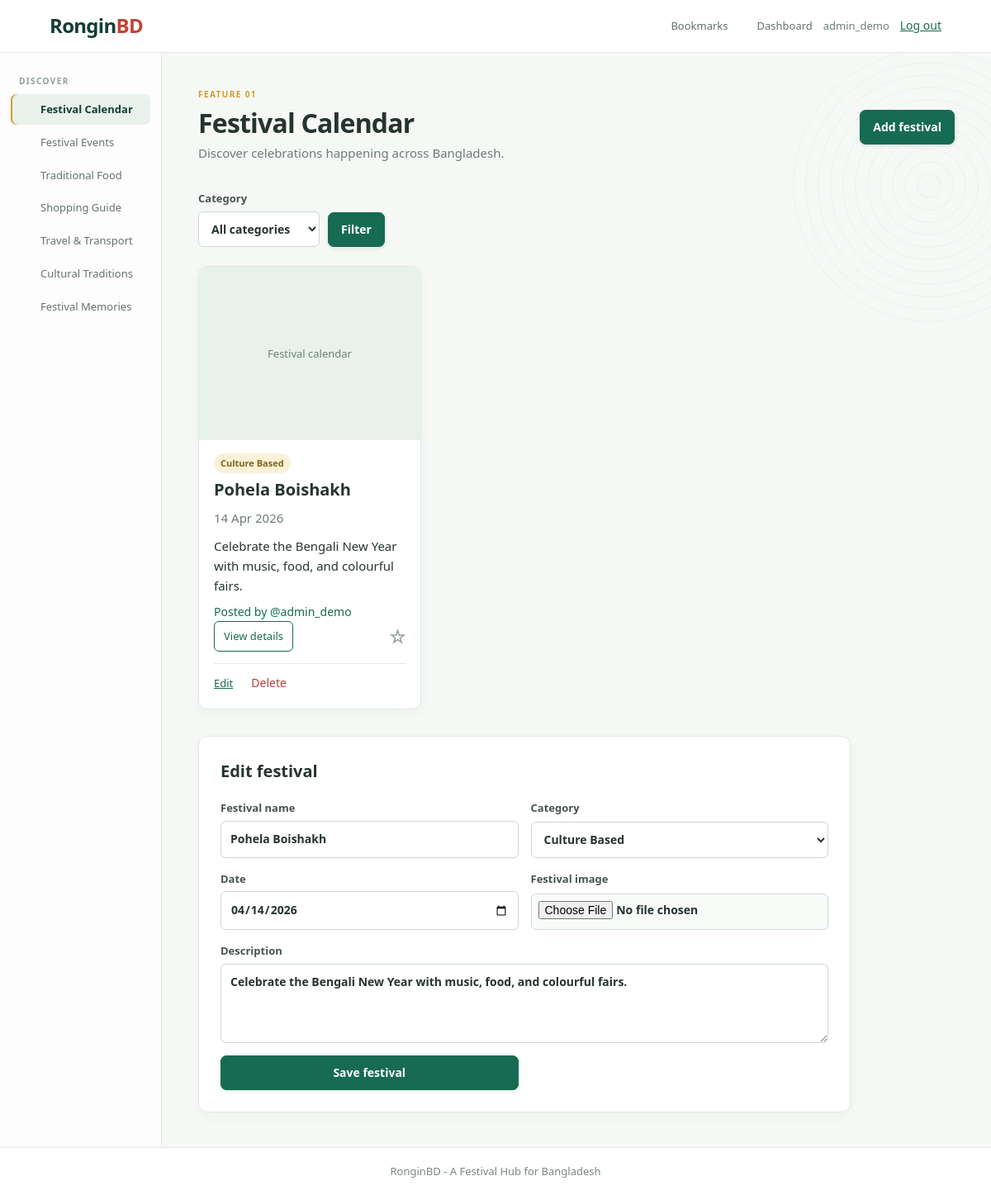
The page /pages/festivals.php?edit=1 (signed in) on the database its author committed.
### tables this page shows
CREATE TABLE Festival (
    Festival_ID INT AUTO_INCREMENT PRIMARY KEY, Name VARCHAR(120) NOT NULL, Category VARCHAR(50) NOT NULL,
    Date DATE NOT NULL, Image VARCHAR(255) NULL, Description TEXT NOT NULL, AdminUser_ID VARCHAR(50) NOT NULL,
    FOREIGN KEY (AdminUser_ID) REFERENCES Admin(User_ID)
);

### auth/auth_check.php (called while the page is built, shortened)
<?php
$is_admin = isset($_SESSION['role']) && $_SESSION['role'] === 'Admin';
?>

### pages/festivals.php (the view, shortened to what this page needs)
<?php
require_once '../auth/auth_check.php';
require_once '../config/connect.php';
require_once '../includes/social_helpers.php';
$edit     = null;
$category = $_GET['category'] ?? '';
if (isset($_GET['edit']) && $is_admin) {
    $id = (int)$_GET['edit'];
    $s  = mysqli_prepare($connection, 'SELECT * FROM Festival WHERE Festival_ID=? AND AdminUser_ID=?');
    mysqli_stmt_bind_param($s, 'is', $id, $_SESSION['user_id']);
    mysqli_stmt_execute($s);
    $edit = mysqli_fetch_assoc(mysqli_stmt_get_result($s));
}
if ($category) {
    $s = mysqli_prepare($connection, 'SELECT * FROM Festival WHERE Category=? ORDER BY Date');
    mysqli_stmt_bind_param($s, 's', $category);
    mysqli_stmt_execute($s);
    $festivals = mysqli_stmt_get_result($s);
} else {
    $festivals = mysqli_query($connection, 'SELECT * FROM Festival ORDER BY Date');
}
require_once '../includes/header.php';
?>
<div class="page-heading">
    <div>
        <p class="eyebrow">FEATURE 01</p>
        <h1>Festival Calendar</h1>
        <p>Discover celebrations happening across Bangladesh.</p>
    </div>
    <?php if ($is_admin): ?>
        <a class="button" href="#festival-form">Add festival</a>
    <?php endif; ?>
</div>
<form class="filter" method="get">
    <label>Category
        <select name="category">
            <option value="">All categories</option>
        </select>
    </label>
    <button>Filter</button>
</form>
<section class="cards">
    <?php while ($festival = mysqli_fetch_assoc($festivals)): ?>
        <article class="card">
            <?php if ($festival['Image']): ?>
                <img src="<?=htmlspecialchars($festival['Image'])?>" alt="<?=htmlspecialchars($festival['Name'])?>">
            <?php else: ?>
                <div class="card-cover">Festival calendar</div>
            <?php endif; ?>
            <span class="tag"><?=htmlspecialchars($festival['Category'])?></span>
            <h2><?=htmlspecialchars($festival['Name'])?></h2>
            <p class="date"><?=date('d M Y', strtotime($festival['Date']))?></p>
            <p><?=htmlspecialchars(strlen($festival['Description']) > 125 ? substr($festival['Description'], 0, 125).'...' : $festival['Description'])?></p>
            <?php creator_button($connection, $_SESSION['user_id'], $festival['AdminUser_ID']); ?>
            <div class="card-footer">
                <a class="details-link" href="festival_details.php?id=<?=$festival['Festival_ID']?>">View details</a>
                <?php bookmark_button($connection, $_SESSION['user_id'], 'Festival', $festival['Festival_ID'], '/RonginBD/pages/festivals.php'); ?>
            </div>
            <?php if ($is_admin && $festival['AdminUser_ID'] === $_SESSION['user_id']): ?>
                <div class="owner-actions">
                    <a href="?edit=<?=$festival['Festival_ID']?>#festival-form">Edit</a>
                    <form method="post" action="../actions/festival_action.php">
                        <button class="link danger" data-confirm="Are you sure?">Delete</button>
                    </form>
                </div>
            <?php endif; ?>
        </article>
    <?php endwhile; ?>
</section>
<?php if ($is_admin): ?>
    <section id="festival-form" class="form-panel">
        <h2><?=$edit ? 'Edit festival' : 'Add a festival'?></h2>
        <form method="post" action="../actions/festival_action.php" enctype="multipart/form-data">
            <label>Festival name
                <input name="name" value="<?=htmlspecialchars($edit['Name'] ?? '')?>" required>
            </label>
            <label>Category
                <select name="category">
                    <?php foreach (['Religion Based', 'Culture Based', 'Community'] as $c): ?>
                        <option value="<?=$c?>" <?=($edit['Category'] ?? '') === $c ? 'selected' : ''?>><?=$c?></option>
                    <?php endforeach; ?>
                </select>
            </label>
            <label>Date
                <input type="date" name="date" value="<?=$edit['Date'] ?? ''?>" required>
            </label>
            <label>Festival image
                <input type="file" name="image_file" accept="image/jpeg,image/png,image/webp">
            </label>
            <label>Description
                <textarea name="description" required><?=htmlspecialchars($edit['Description'] ?? '')?></textarea>
            </label>
            <button>Save festival</button>
        </form>
    </section>
<?php endif; ?>
<?php require_once '../includes/footer.php'; ?>

### includes/social_helpers.php (shortened to what this page needs)
<?php
function user_follows($connection, $follower_id, $following_id) {
    if ($follower_id === $following_id) return false;
    $stmt = mysqli_prepare($connection, 'SELECT 1 FROM User_Follow WHERE Follower_ID=? AND Following_ID=?');
    mysqli_stmt_bind_param($stmt, 'ss', $follower_id, $following_id);
    mysqli_stmt_execute($stmt);
    return mysqli_num_rows(mysqli_stmt_get_result($stmt)) > 0;
}
function is_bookmarked($connection, $user_id, $item_type, $item_id) {
    $stmt = mysqli_prepare($connection, 'SELECT 1 FROM Bookmark WHERE User_ID=? AND ItemType=? AND ItemID=?');
    mysqli_stmt_bind_param($stmt, 'ssi', $user_id, $item_type, $item_id);
    mysqli_stmt_execute($stmt);
    return mysqli_num_rows(mysqli_stmt_get_result($stmt)) > 0;
}
function bookmark_button($connection, $user_id, $item_type, $item_id, $return_page) {
    $saved = is_bookmarked($connection, $user_id, $item_type, $item_id);
    ?>
    <form class="bookmark-form" method="post" action="../actions/bookmark_action.php">
        <button class="star <?= $saved ? 'is-saved' : '' ?>" type="submit" title="<?= $saved ? 'Remove bookmark' : 'Save bookmark' ?>" aria-label="<?= $saved ? 'Remove bookmark' : 'Save bookmark' ?>"><?= $saved ? '★' : '☆' ?></button>
    </form>
    <?php
}
function creator_button($connection, $current_user, $creator) {
    $following = user_follows($connection, $current_user, $creator) ? '1' : '0';
    ?><button type="button" class="creator user-trigger" data-user="<?= htmlspecialchars($creator) ?>" data-following="<?= $following ?>">Posted by @<?= htmlspecialchars($creator) ?></button><?php
}
?>

### assets/css/style.css (style rules this page uses)
:root { --green:#176b52;--deep:#123d32;--red:#c64035;--gold:#d59c27;--ink:#25352e;--muted:#6e7d76;--soft:#f6f8f6;--line:#e1e9e3;--card:#fff }
* { box-sizing:border-box }
body { margin:0;background:var(--soft);color:var(--ink);font:15px/1.6 "Segoe UI",Arial,sans-serif }
body:before { content:"";position:fixed;right:-90px;top:60px;width:330px;height:330px;pointer-events:none;opacity:.035;background:repeating-radial-gradient(circle,transparent 0 13px,var(--green) 14px 15px);border-radius:50%;z-index:-1 }
a { color:var(--green);font-weight:500 }
.menu-label,.eyebrow { margin:0 0 8px;padding:0 10px;font-size:10px;letter-spacing:1.4px;font-weight:650;color:#91a098 }
.eyebrow { padding:0;color:var(--gold) }
.page-heading { display:flex;justify-content:space-between;align-items:center;gap:20px;margin-bottom:28px }
.page-heading h1 { margin:1px 0;font-size:32px;line-height:1.2;letter-spacing:-.8px;font-weight:650 }
.page-heading p:not(.eyebrow) { margin:5px 0;color:var(--muted) }
.button,button { border:1px solid var(--green);background:var(--green);color:#fff;padding:9px 15px;border-radius:7px;font:inherit;font-size:14px;font-weight:600;cursor:pointer;text-decoration:none;box-shadow:0 2px 4px #176b5220;transition:background .15s,transform .15s }
.cards { display:grid;grid-template-columns:repeat(auto-fit,minmax(250px,1fr));gap:16px }
.card,.form-panel,.stats div,.content-detail { background:var(--card);border:1px solid var(--line);border-radius:11px;padding:20px;box-shadow:0 5px 16px #183b2a09 }
.card h2 { margin:7px 0 4px;font-size:20px;line-height:1.3;font-weight:650 }
.card p { margin:5px 0 }
.tag { display:inline-block;background:#faf1d8;color:#81631c;padding:3px 8px;border-radius:20px;font-size:11px;font-weight:600 }
.date,small,.muted { color:var(--muted) }
.details-link { display:inline-block;margin-top:12px;font-size:13px }
.form-panel { max-width:790px;margin-top:32px;padding:26px }
.form-panel h2 { margin:0 0 18px;font-size:20px;font-weight:650 }
.form-panel form { display:grid;grid-template-columns:1fr 1fr;gap:15px }
.form-panel label:last-of-type,.form-panel textarea,.access-select { grid-column:1/-1 }
label { display:grid;gap:5px;font-size:13px;font-weight:600;color:#46544e }
input,textarea,select { width:100%;padding:10px 11px;border:1px solid #ccd8d0;border-radius:6px;font:inherit;font-size:14px;color:var(--ink);background:#fff;outline:none }
input[type=file] { padding:8px;background:#f9fbf9 }
textarea { min-height:96px;resize:vertical }
.link { border:0;background:none;color:var(--green);box-shadow:none;padding:2px;margin-left:10px;font-weight:500 }
.danger { color:#b83d38 }
.filter { display:flex;align-items:end;gap:10px;margin-bottom:23px }

### assets/css/week2.css (style rules this page uses)
.cards { grid-template-columns:repeat(auto-fit,minmax(220px,270px));justify-content:start }
.card { padding:0;overflow:hidden;display:flex;flex-direction:column }
.card>img,.card-cover { width:100%;height:210px;object-fit:cover;border-radius:0;background:#e9f1ec }
.card-cover { display:grid;place-items:center;color:#708078;font-size:13px }
.card>*:not(img):not(.card-cover) { margin-left:18px;margin-right:18px }
.card .tag { align-self:flex-start;margin-top:16px }
.card .details-link { margin-top:auto;margin-bottom:18px }
.creator { border:0;background:none;color:var(--green);box-shadow:none;padding:0;font-weight:500;text-align:left }
.bookmark-form { margin:0 18px 16px!important }
.star { background:none;color:var(--gold);border:0;box-shadow:none;font-size:22px;padding:0 }

### assets/css/final-fixes.css (style rules this page uses)
.card { min-height:440px }
.card .creator { margin-top:4px;color:var(--green) }
.card-footer { display:flex;align-items:center;justify-content:space-between;gap:12px;margin-top:auto!important;margin-bottom:14px!important }
.card-footer .details-link { margin:0!important;padding:7px 11px;border:1px solid var(--green);border-radius:6px;text-decoration:none;font-size:13px }
.card-footer .bookmark-form { margin:0!important }
.owner-actions { display:flex;align-items:center;gap:10px;margin:0 18px 18px!important;padding-top:10px;border-top:1px solid var(--line) }
.owner-actions form { margin:0 }
.owner-actions a { font-size:13px }
.star { color:#92a099 }

### rows shown on the page
festival: Image "Festival calendar", Category "Culture Based", Name "Pohela Boishakh", Date "14 Apr 2026", Description "Celebrate the Bengali New Year with music, food, and colourful fairs.", name "Pohela Boishakh", category "Culture Based", date "04/14/2026", description "Celebrate the Bengali New Year with music, food, and colourful fairs."

### other values the page prints
$_SESSION['user_id'] "admin_demo"
$nav_item[1] "Festival Calendar"
$nav_item[1] "Festival Events"
$nav_item[1] "Traditional Food"
$nav_item[1] "Shopping Guide"
$nav_item[1] "Travel & Transport"
$nav_item[1] "Cultural Traditions"
$nav_item[1] "Festival Memories"
